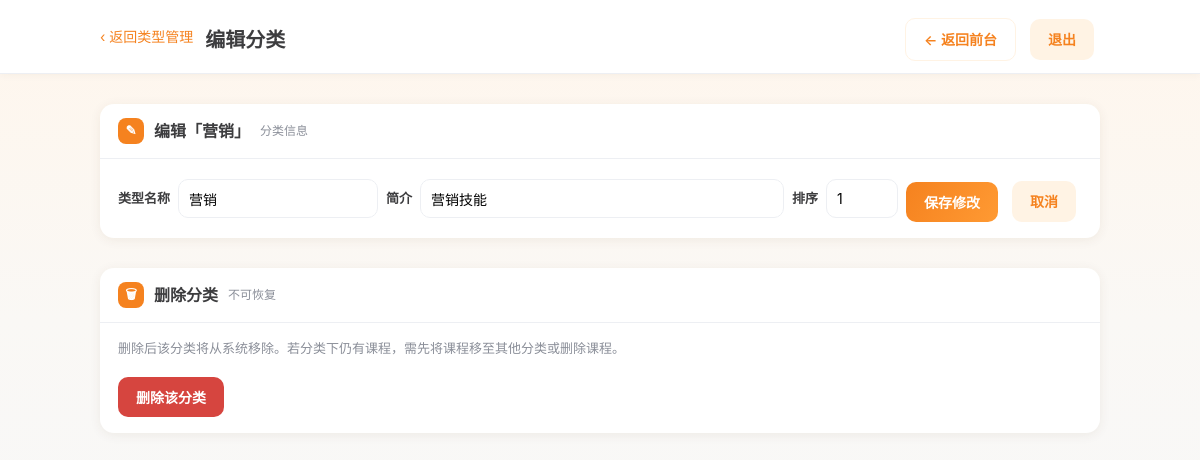
Page /admin/category/1/edit (signed in) on the committed database.
### tables this page shows
CREATE TABLE categories (
    id    INTEGER PRIMARY KEY AUTOINCREMENT,
    key   TEXT UNIQUE,
    name  TEXT NOT NULL,
    icon  TEXT,
    sort  INTEGER DEFAULT 0
, intro TEXT);

### app.py (the view, shortened to what this page needs)
@app.route("/admin/category/<int:cid>/edit", methods=["GET", "POST"])
def admin_category_edit(cid):
    r = ensure_admin()
    if r is not None:
        return r
    c = db.fetch_one("SELECT * FROM categories WHERE id=?", (cid,))
    if not c:
        abort(404)
    return render_template("admin/category_edit.html", c=c, **_admin_stats())

### app.py (called while the page is built)
@app.before_request
def load_context():
    g.user = db.get_user(session.get("uid")) if session.get("uid") else None
    g.admin = session.get("admin") is True
    g.wecom_enabled = config.WECOM_ENABLED

@app.context_processor
def inject():
    return dict(user=g.user, admin=g.admin, wecom_enabled=config.WECOM_ENABLED,
                public_base=config.PUBLIC_BASE_URL, max_upload_mb=config.MAX_UPLOAD_MB)

def ensure_admin():
    if not g.admin:
        return redirect(url_for("admin_login"))

def _admin_stats():
    return dict(
        total_cats=db.fetch_one("SELECT COUNT(*) AS n FROM categories")["n"],
        total_courses=db.fetch_one("SELECT COUNT(*) AS n FROM courses")["n"],
        total_users=db.fetch_one("SELECT COUNT(*) AS n FROM users")["n"],
        total_certs=db.fetch_one("SELECT COUNT(*) AS n FROM certificates")["n"],
    )

### db.py (called while the page is built)
def get_conn():
    os.makedirs(os.path.dirname(config.DB_PATH), exist_ok=True)
    conn = sqlite3.connect(config.DB_PATH)
    conn.row_factory = sqlite3.Row
    conn.execute("PRAGMA foreign_keys = ON")
    return conn

def fetch_one(sql, args=()):
    conn = get_conn()
    row = conn.execute(sql, args).fetchone()
    conn.close()
    return row

### templates/admin/category_edit.html (shortened to what this page needs)
{% extends "base.html" %}
{% set hide_topbar = true %}
{% block body %}
<div class="page-head" style="display:flex;justify-content:space-between;align-items:center;gap:14px">
  <div style="display:flex;align-items:center;gap:12px;min-width:0">
    <a class="back" href="{{ url_for('admin_categories') }}">‹ 返回类型管理</a>
    <h1>编辑分类</h1>
  </div>
  <div style="display:flex;align-items:center;gap:8px">
    <a class="btn btn-ghost" href="{{ url_for('home') }}">← 返回前台</a>
    <a class="btn" href="{{ url_for('admin_logout') }}">退出</a>
  </div>
</div>
<section class="module">
  <div class="module-head"><span class="module-no">✎</span> 编辑「{{ c.name }}」
    <span class="module-sub">分类信息</span>
  </div>
  <div class="module-body">
    <form method="post" action="{{ url_for('admin_category_edit', cid=c.id) }}" class="admin-form admin-form-inline">
      <span class="fld">
        <label>类型名称</label>
        <input name="name" value="{{ c.name }}" placeholder="如：营销" required>
      </span>
      <span class="fld wide">
        <label>简介</label>
        <input name="intro" value="{{ c.intro or '' }}" placeholder="一句话说明该分类（可留空）">
      </span>
      <span class="fld">
        <label>排序</label>
        <input name="sort" class="w-sm" value="{{ c.sort }}" placeholder="0">
      </span>
      <button class="btn btn-primary" type="submit">保存修改</button>
      <a class="btn" href="{{ url_for('admin_categories') }}">取消</a>
    </form>
  </div>
</section>
<section class="module">
  <div class="module-head"><span class="module-no">🗑</span> 删除分类
    <span class="module-sub">不可恢复</span>
  </div>
  <div class="module-body">
    <p class="warn-text">删除后该分类将从系统移除。若分类下仍有课程，需先将课程移至其他分类或删除课程。</p>
    <form method="post" action="{{ url_for('admin_category_delete', cid=c.id) }}"
          onsubmit="return confirm('确定删除分类「{{ c.name }}」？此操作不可恢复。');">
      <button class="btn btn-danger" type="submit">删除该分类</button>
    </form>
  </div>
</section>
{% endblock %}

### static/css/style.css (style rules this page uses)
:root { --primary:#F5821F; --primary-d:#D96E12; --primary-l:#FFF3E4; --primary-ll:#FFF9F2; --bg:#F5F7FA; --card:#fff; --text:#3D3D3F; --sub:#8B8F99; --ok:#22B573; --warn:#F5A623; --line:#EDEFF3; --radius:14px; --shadow:0 2px 12px rgba(80,55,20,.07); --shadow-lg:0 8px 30px rgba(80,55,20,.10); --gutter:100px; }
* { box-sizing:border-box;-webkit-tap-highlight-color:transparent }
html,body { margin:0;padding:0;width:100% }
body { font-family:-apple-system,BlinkMacSystemFont,"PingFang SC","Microsoft YaHei",sans-serif; background:var(--bg);color:var(--text);font-size:15px;line-height:1.5;min-height:100vh }
a { color:inherit;text-decoration:none }
.btn { display:inline-block;text-align:center;padding:10px 18px;border-radius:10px; background:var(--primary-l);color:var(--primary);font-weight:600;border:none;cursor:pointer; font-size:14px;margin:6px 6px 0 0 }
.btn-primary { background:linear-gradient(120deg,var(--primary),#FF9A33);color:#fff }
.btn-ghost { background:#fff;border:1px solid var(--primary-l) }
.page-head { width:100%;padding:6px 0 16px }
.page-head h1 { font-size:20px;margin:6px 0 0 }
.back { color:var(--primary);font-size:14px }
.admin-form { display:flex;flex-direction:column;gap:8px }
.admin-form.admin-form-inline { flex-direction:row;align-items:center;flex-wrap:wrap;gap:8px }
.admin-form.admin-form-inline label { margin-top:0;font-weight:600;color:var(--text); white-space:nowrap;font-size:13px }
.admin-form.admin-form-inline input { width:200px;flex:0 0 auto }
.admin-form.admin-form-inline input.w-sm { width:72px }
.admin-form.admin-form-inline .btn { flex:none;width:auto }
.admin-form.admin-form-inline .fld { display:inline-flex;align-items:center;gap:8px;flex:0 0 auto }
.admin-form.admin-form-inline .fld.wide { flex:1 1 260px;min-width:200px }
.admin-form.admin-form-inline .fld.wide input { width:100%;flex:1 1 auto;min-width:0 }
.admin-form label { font-size:13px;color:var(--sub);margin-top:6px }
.admin-form input,.admin-form select,.admin-form textarea { padding:10px;border:1px solid var(--line);border-radius:10px;font-size:14px; font-family:inherit;width:100%;background:#fff }
.btn-danger { background:#D6453F;color:#fff;border:none }
.warn-text { font-size:13px;color:var(--sub);margin:0 0 12px }
.module { background:var(--card);border-radius:var(--radius);box-shadow:var(--shadow);overflow:hidden }
.module+.module { margin-top:30px }
.module-head { display:flex;align-items:center;gap:10px;padding:14px 18px; font-size:16px;font-weight:700;border-bottom:1px solid var(--line) }
.module-no { display:inline-flex;align-items:center;justify-content:center; width:26px;height:26px;border-radius:8px;background:var(--primary);color:#fff; font-size:13px;font-weight:700;flex:none }
.module-sub { font-size:12px;color:var(--sub);font-weight:400 }
.module-body { padding:16px 18px }
.content.no-topbar>.page-head { position:sticky;top:0;z-index:25;width:auto; margin:0 calc(-1 * var(--gutter)) 30px; padding:12px var(--gutter); background:var(--card); border-bottom:1px solid var(--line); box-shadow:0 1px 8px rgba(80,55,20,.05) }

### rows in the picture
categories: name "营销", intro "营销技能", sort "1"
